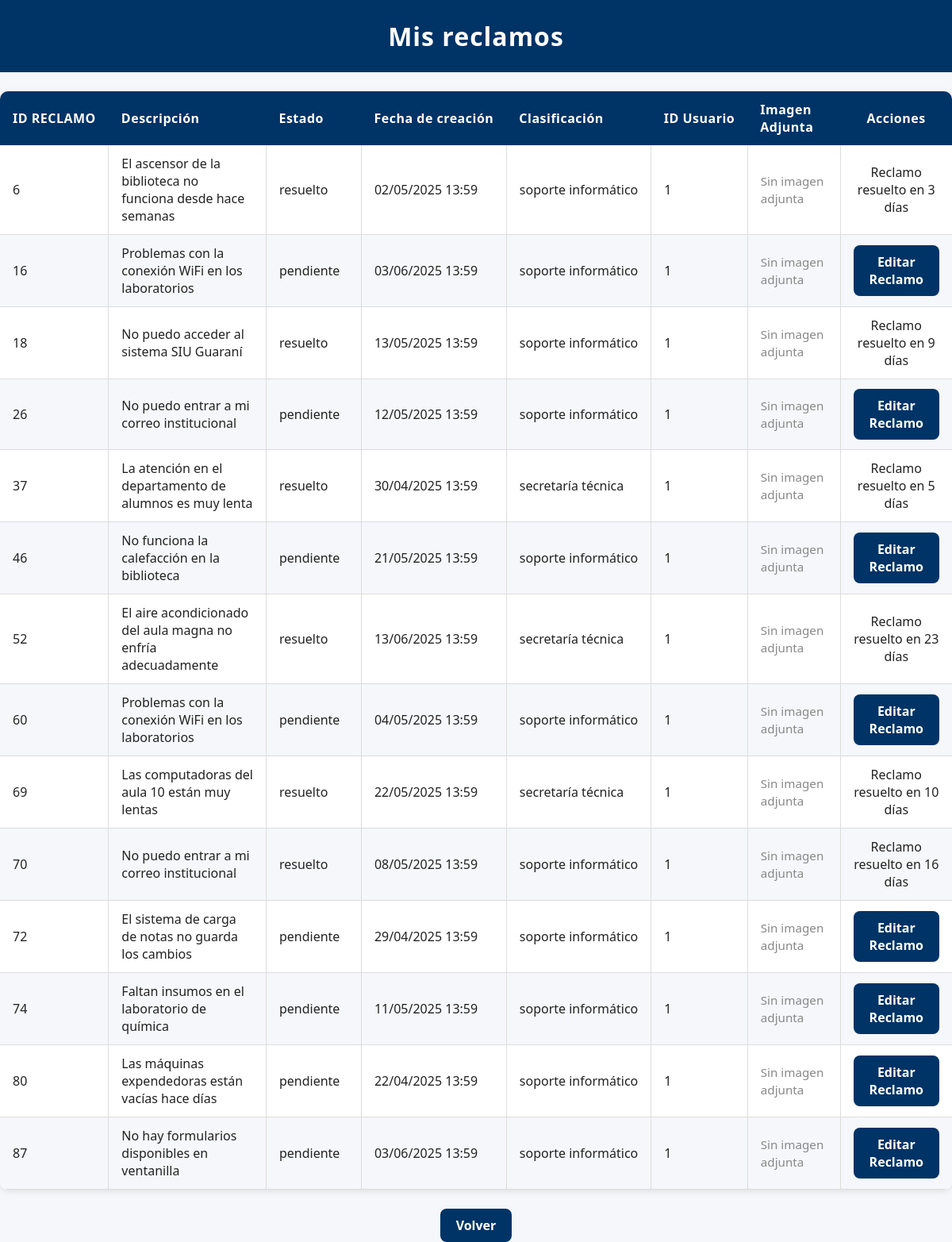
Page /mis_reclamos (signed in) on the committed database.
### modules/modelos.py (models this page shows)
class Base(DeclarativeBase):
    pass

class ModeloReclamo(Base):
    __tablename__ = 'reclamos'
    id = Column(Integer, primary_key=True)
    estado = Column(String, default="pendiente")
    fecha_hora = Column(DateTime, default=datetime.utcnow)
    contenido = Column(String)
    usuario_id = Column(Integer, ForeignKey('usuarios.id'))
    clasificacion = Column(String)
    tiempo_estimado = Column(Integer, default=0)
    resuelto_en = Column(Integer, default=0)
    usuarios = relationship(
        "ModeloUsuario",
        secondary="reclamos_usuarios",
        back_populates="reclamos"
    )

### server.py (the view)
@app.route('/mis_reclamos')
@login_required
def mis_reclamos():
    if current_user.rol == '1':
        reclamos = repo_reclamos.obtener_todos_los_reclamos_base()
    else:
        reclamos = repo_reclamos.obtener_todos_los_registros(current_user.id)
    return render_template('mis_reclamos.html', usuario=current_user, reclamos=reclamos, os=os)

### modules/login.py (called while the page is built)
    @property
    def is_authenticated(self):
        return True

### modules/repositorio.py (called while the page is built)
    def obtener_registro_por_filtro(self, campo, valor, campo2=None, valor2=None):
        query = self.__session.query(ModeloUsuario).filter(getattr(ModeloUsuario, campo) == valor)
        if campo2 and valor2:
            query = query.filter(getattr(ModeloUsuario, campo2) == valor2)
        modelo = query.first()
        if modelo:
            return self.__map_modelo_a_entidad(modelo)
        return None

    def __map_modelo_a_entidad(self, modelo: ModeloUsuario):
        return Usuario(
            nombre=modelo.nombre,
            apellido=modelo.apellido,
            email=modelo.email,
            nombre_de_usuario=modelo.nombre_de_usuario,
            contraseña=modelo.contraseña,
            rol=modelo.rol,
            claustro=modelo.claustro,
            id=modelo.id
        )

    def obtener_todos_los_registros(self, usuario_id):
        return self.__session.query(ModeloReclamo).filter_by(usuario_id=usuario_id).all()

### modules/usuarios.py (called while the page is built)
    @property
    def nombre(self):
        return self.__nombre

    @nombre.setter
    def nombre(self, nuevo_nombre: str):
        if not isinstance(nuevo_nombre, str):
            raise ValueError("El nombre debe ser una cadena de texto")
        self.__nombre = nuevo_nombre

    @property
    def apellido(self):
        return self.__apellido

    @apellido.setter
    def apellido(self, nuevo_apellido: str):
        if not isinstance(nuevo_apellido, str):
            raise ValueError("El apellido debe ser una cadena de texto")
        self.__apellido = nuevo_apellido

    @property
    def email(self):
        return self.__email

    @email.setter
    def email(self, nuevo_email: str):
        if not isinstance(nuevo_email, str):
            raise ValueError("El email debe ser una cadena de texto")
        self.__email = nuevo_email

    @property
    def nombre_de_usuario(self):
        return self.__nombre_de_usuario

    @nombre_de_usuario.setter
    def nombre_de_usuario(self, nuevo_nombre_de_usuario: str):
        if not isinstance(nuevo_nombre_de_usuario, str):
            raise ValueError("El nombre de usuario debe ser una cadena de texto")
        self.__nombre_de_usuario = nuevo_nombre_de_usuario

    @property
    def contraseña(self):
        return self.__contraseña

    @contraseña.setter
    def contraseña(self, value):
        self.__contraseña = value

    @property
    def rol(self):
        return self.__rol

    @property
    def id(self):
        return self.__id

### templates/mis_reclamos.html (shortened to what this page needs)
<!DOCTYPE html>
<html lang="es">
<head>
    <link rel="stylesheet" href="{{ url_for('static', filename='style.css') }}">
</head>
<body>
    <h1>Mis reclamos</h1>
    <table>
        <thead>
            <tr>
                <th class="col-id">ID RECLAMO</th>
                <th class="col-descripcion">Descripción</th>
                <th class="col-estado">Estado</th>
                <th class="col-fecha">Fecha de creación</th>
                <th class="col-clasificacion">Clasificación</th>
                <th class="col-usuario">ID Usuario</th>
                <th class = "col-imagen">Imagen Adjunta</th>
                <th class="col-acciones">Acciones</th>
            </tr>
        </thead>
        <tbody>
            {% for reclamo in reclamos %}
                <tr>
                    <td class="col-id">{{ reclamo.id }}</td>
                    <td class="col-descripcion">{{ reclamo.contenido }}</td>
                    <td class="col-estado">{{reclamo.estado}}</td>
                    <td class="col-fecha">{{ reclamo.fecha_hora.strftime('%d/%m/%Y %H:%M')}}</td>
                    <td class="col-clasificacion">{{ reclamo.clasificacion }}</td>
                    <td class="col-usuario">{{ reclamo.usuario_id }}</td>
                    <td class = "col-imagen">
                    {% set imagen_path = 'static/Imagenes Reclamos/{}.png'.format(reclamo.id) %}
                    {% if os.path.exists(imagen_path) %}
                        <details>
                            <summary>Ver imagen adjunta</summary>
                            <img src = "{{ url_for('static',filename='Imagenes Reclamos/{}.png'.format(reclamo.id) )}}"
                                 alt="Imagen adjunta del reclamo {{ reclamo.id }}"
                                 style = "max-width: 100px; max-height:100px;"
                                 onerror="this.style.display='none';">
                        </details>
                    {% else %}
                        <span style="color: #888; font-size: 0.95em;">Sin imagen adjunta</span>
                    {% endif %}
                    </td>
                    <td class="col-acciones">
                        {%if current_user.rol == '1'%}
                            <a href="{{ url_for('editar_reclamo', reclamo_id=reclamo.id) }}" class="enlace-boton">Derivar Reclamo</a>
                        {%else%}
                            {% if reclamo.estado != "resuelto" %}
                                <a href="{{ url_for('editar_reclamo', reclamo_id=reclamo.id) }}" class="enlace-boton">Editar Reclamo</a>
                            {% else %}
                                Reclamo resuelto en {{ reclamo.resuelto_en }} días
                            {% endif %}
                        {%endif%}
                    </td>
                </tr>
            {% endfor %}
        </tbody>
    </table>
    <div style="text-align:center; margin-top: 20px;">
        <a href="{{ url_for('inicio') }}" class="enlace-boton">Volver</a>
    </div>
</body>
</html>

### static/style.css (style rules this page uses)
html, body { font-family: 'Segoe UI', Arial, sans-serif; background-color: #f5f7fa; color: #222; margin: 0; padding: 0; height: 100%; }
h1 { background-color: #003366; color: #fff; margin: 0; padding: 24px 0; text-align: center; letter-spacing: 1px; }
table { width: 100%; border-collapse: collapse; margin: 24px 0; font-family: 'Segoe UI', Arial, sans-serif; font-size: 1em; color: #222; box-shadow: 0 2px 8px rgba(0,0,0,0.1); border-radius: 10px; overflow: hidden; background: #fff; }
thead { background-color: #003366; color: #fff; text-align: left; }
thead th { padding: 12px 16px; font-weight: bold; letter-spacing: 0.5px; }
tbody tr { border-bottom: 1px solid #ddd; }
tbody tr:nth-child(even) { background-color: #f5f7fa; }
tbody td { padding: 12px 16px; vertical-align: middle; border-left: 1px solid #ddd; }
tbody td:first-child { border-left: none; }
a { position: relative; color: #003366; font-weight: 600; text-decoration: none; cursor: pointer; transition: color 0.3s ease; }
a::after { content: ''; position: absolute; width: 0; height: 2px; left: 0; bottom: -3px; background-color: #00509e; transition: width 0.3s ease; border-radius: 2px; }
a.enlace-boton { display: inline-block; padding: 10px 20px; background-color: #003366; color: #fff; border-radius: 8px; text-decoration: none; font-weight: bold; }
.col-id, .col-usuario { width: 6%; white-space: nowrap; }
.col-estado { width: 10%; white-space: nowrap; }
.col-fecha { width: 15%; white-space: nowrap; }
.col-departamento, .col-clasificacion { width: 12%; white-space: nowrap; }
.col-descripcion { width: auto; max-width: 300px; word-wrap: break-word; }
.col-acciones { width: 8%; text-align: center; }

### rows in the picture
ModeloReclamo: id "6", contenido "El ascensor de la biblioteca no funciona desde hace semanas", estado "resuelto", fecha_hora "02/05/2025 13:59", clasificacion "soporte informático", usuario_id "1", resuelto_en "3"
ModeloReclamo: id "16", contenido "Problemas con la conexión WiFi en los laboratorios", estado "pendiente", fecha_hora "03/06/2025 13:59", clasificacion "soporte informático", usuario_id "1"
ModeloReclamo: id "18", contenido "No puedo acceder al sistema SIU Guaraní", estado "resuelto", fecha_hora "13/05/2025 13:59", clasificacion "soporte informático", usuario_id "1", resuelto_en "9"
ModeloReclamo: id "26", contenido "No puedo entrar a mi correo institucional", estado "pendiente", fecha_hora "12/05/2025 13:59", clasificacion "soporte informático", usuario_id "1"
ModeloReclamo: id "37", contenido "La atención en el departamento de alumnos es muy lenta", estado "resuelto", fecha_hora "30/04/2025 13:59", clasificacion "secretaría técnica", usuario_id "1", resuelto_en "5"
ModeloReclamo: id "46", contenido "No funciona la calefacción en la biblioteca", estado "pendiente", fecha_hora "21/05/2025 13:59", clasificacion "soporte informático", usuario_id "1"
ModeloReclamo: id "52", contenido "El aire acondicionado del aula magna no enfría adecuadamente", estado "resuelto", fecha_hora "13/06/2025 13:59", clasificacion "secretaría técnica", usuario_id "1", resuelto_en "23"
ModeloReclamo: id "60", contenido "Problemas con la conexión WiFi en los laboratorios", estado "pendiente", fecha_hora "04/05/2025 13:59", clasificacion "soporte informático", usuario_id "1"
ModeloReclamo: id "69", contenido "Las computadoras del aula 10 están muy lentas", estado "resuelto", fecha_hora "22/05/2025 13:59", clasificacion "secretaría técnica", usuario_id "1", resuelto_en "10"
ModeloReclamo: id "70", contenido "No puedo entrar a mi correo institucional", estado "resuelto", fecha_hora "08/05/2025 13:59", clasificacion "soporte informático", usuario_id "1", resuelto_en "16"
ModeloReclamo: id "72", contenido "El sistema de carga de notas no guarda los cambios", estado "pendiente", fecha_hora "29/04/2025 13:59", clasificacion "soporte informático", usuario_id "1"
ModeloReclamo: id "74", contenido "Faltan insumos en el laboratorio de química", estado "pendiente", fecha_hora "11/05/2025 13:59", clasificacion "soporte informático", usuario_id "1"
ModeloReclamo: id "80", contenido "Las máquinas expendedoras están vacías hace días", estado "pendiente", fecha_hora "22/04/2025 13:59", clasificacion "soporte informático", usuario_id "1"
ModeloReclamo: id "87", contenido "No hay formularios disponibles en ventanilla", estado "pendiente", fecha_hora "03/06/2025 13:59", clasificacion "soporte informático", usuario_id "1"
